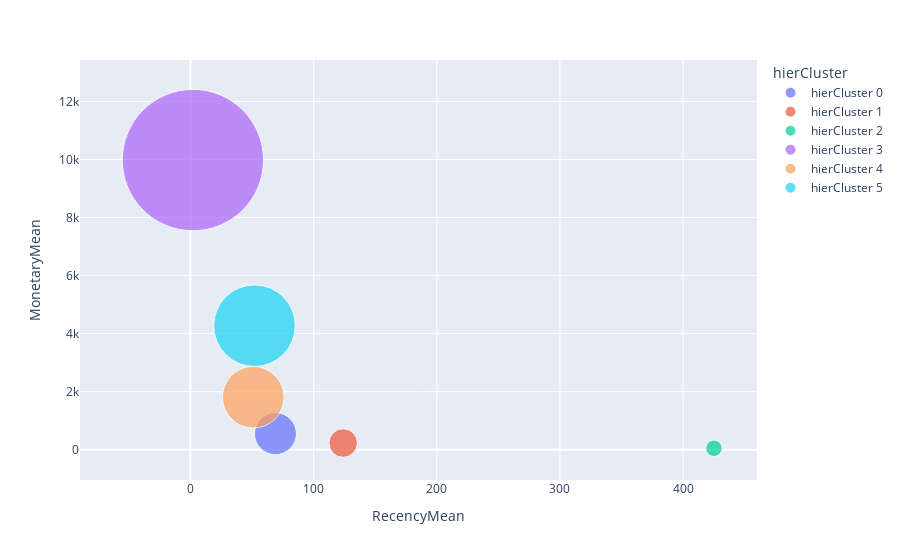

Write notebook code for a chart like this one.
### Code cell
import plotly.express as px

fig = px.scatter(rfm_agg3, x="RecencyMean", y="MonetaryMean", size="FrequencyMean", color="hierCluster",
           hover_name="hierCluster", size_max=100)
fig.show()

### Figure 1 — Plotly figure (JSON) as saved in the notebook; plotly's stock layout.template omitted (floating-point values rounded to 4 significant figures)
{"data": [{"hovertemplate": "<b>%{hovertext}</b><br><br>hierCluster=hierCluster 0<br>RecencyMean=%{x}<br>MonetaryMean=%{y}<br>FrequencyMean=%{marker.size}<extra></extra>", "hovertext": ["hierCluster 0"], "legendgroup": "hierCluster 0", "marker": {"color": "#636efa", "size": [13], "sizemode": "area", "sizeref": 0.0147, "symbol": "circle"}, "mode": "markers", "name": "hierCluster 0", "orientation": "v", "showlegend": true, "type": "scatter", "x": [69], "xaxis": "x", "y": [552], "yaxis": "y"}, {"hovertemplate": "<b>%{hovertext}</b><br><br>hierCluster=hierCluster 1<br>RecencyMean=%{x}<br>MonetaryMean=%{y}<br>FrequencyMean=%{marker.size}<extra></extra>", "hovertext": ["hierCluster 1"], "legendgroup": "hierCluster 1", "marker": {"color": "#EF553B", "size": [6], "sizemode": "area", "sizeref": 0.0147, "symbol": "circle"}, "mode": "markers", "name": "hierCluster 1", "orientation": "v", "showlegend": true, "type": "scatter", "x": [124], "xaxis": "x", "y": [229], "yaxis": "y"}, {"hovertemplate": "<b>%{hovertext}</b><br><br>hierCluster=hierCluster 2<br>RecencyMean=%{x}<br>MonetaryMean=%{y}<br>FrequencyMean=%{marker.size}<extra></extra>", "hovertext": ["hierCluster 2"], "legendgroup": "hierCluster 2", "marker": {"color": "#00cc96", "size": [2], "sizemode": "area", "sizeref": 0.0147, "symbol": "circle"}, "mode": "markers", "name": "hierCluster 2", "orientation": "v", "showlegend": true, "type": "scatter", "x": [425], "xaxis": "x", "y": [48], "yaxis": "y"}, {"hovertemplate": "<b>%{hovertext}</b><br><br>hierCluster=hierCluster 3<br>RecencyMean=%{x}<br>MonetaryMean=%{y}<br>FrequencyMean=%{marker.size}<extra></extra>", "hovertext": ["hierCluster 3"], "legendgroup": "hierCluster 3", "marker": {"color": "#ab63fa", "size": [147], "sizemode": "area", "sizeref": 0.0147, "symbol": "circle"}, "mode": "markers", "name": "hierCluster 3", "orientation": "v", "showlegend": true, "type": "scatter", "x": [2], "xaxis": "x", "y": [9980], "yaxis": "y"}, {"hovertemplate": "<b>%{hovertext}</b><br><br>hierCluster=hierCluster 4<br>RecencyMean=%{x}<br>MonetaryMean=%{y}<br>FrequencyMean=%{marker.size}<extra></extra>", "hovertext": ["hierCluster 4"], "legendgroup": "hierCluster 4", "marker": {"color": "#FFA15A", "size": [28], "sizemode": "area", "sizeref": 0.0147, "symbol": "circle"}, "mode": "markers", "name": "hierCluster 4", "orientation": "v", "showlegend": true, "type": "scatter", "x": [51], "xaxis": "x", "y": [1808], "yaxis": "y"}, {"hovertemplate": "<b>%{hovertext}</b><br><br>hierCluster=hierCluster 5<br>RecencyMean=%{x}<br>MonetaryMean=%{y}<br>FrequencyMean=%{marker.size}<extra></extra>", "hovertext": ["hierCluster 5"], "legendgroup": "hierCluster 5", "marker": {"color": "#19d3f3", "size": [49], "sizemode": "area", "sizeref": 0.0147, "symbol": "circle"}, "mode": "markers", "name": "hierCluster 5", "orientation": "v", "showlegend": true, "type": "scatter", "x": [52], "xaxis": "x", "y": [4272], "yaxis": "y"}], "layout": {"legend": {"itemsizing": "constant", "title": {"text": "hierCluster"}, "tracegroupgap": 0}, "margin": {"t": 60}, "xaxis": {"anchor": "y", "domain": [0, 1], "title": {"text": "RecencyMean"}}, "yaxis": {"anchor": "x", "domain": [0, 1], "title": {"text": "MonetaryMean"}}}}
